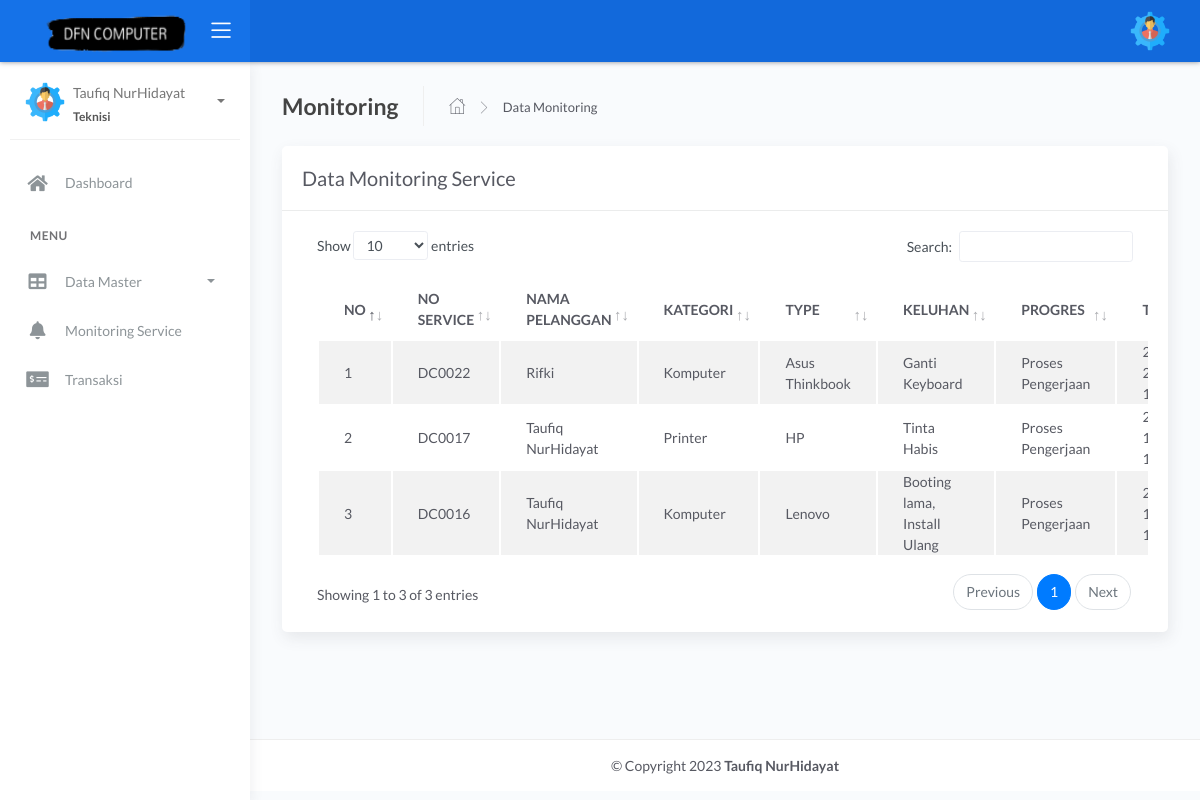
Before: /admin/teknisi/monitoring_service.php (signed in) with the older database file.
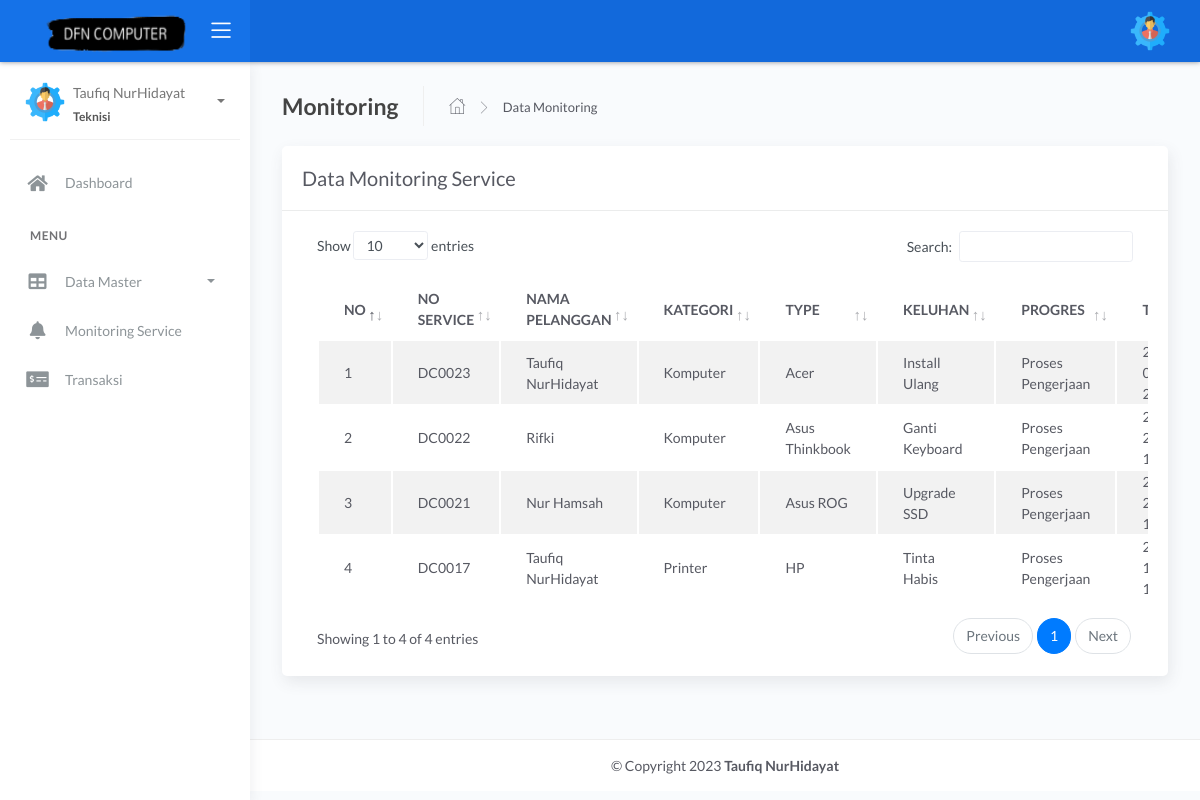
After: the same page with the newer database file.
### tables this page shows
CREATE TABLE `service` (
  `no_service` int(11) NOT NULL,
  `id_pelanggan` int(11) NOT NULL,
  `kategori` varchar(255) NOT NULL,
  `type` varchar(255) NOT NULL,
  `keluhan` text NOT NULL,
  `tanggal` datetime DEFAULT current_timestamp(),
  `progres` varchar(255) NOT NULL,
  `keterangan` varchar(255) NOT NULL
);

CREATE TABLE `pelanggan` (
  `id_pelanggan` int(10) NOT NULL,
  `nama` varchar(100) NOT NULL,
  `password` varchar(100) NOT NULL,
  `hp` varchar(25) NOT NULL,
  `email` varchar(100) NOT NULL,
  `jk` varchar(100) NOT NULL,
  `alamat` varchar(255) NOT NULL,
  `status` varchar(255) NOT NULL
);

### admin/teknisi/monitoring_service.php (the view, shortened to what this page needs)
<?php include 'header.php';
?>
<div class="main-panel">
    <div class="content">
        <div class="page-inner ">
            <div class="page-header">
                <h4 class="page-title">Monitoring</h4>
                <ul class="breadcrumbs">
                    <li class="nav-home">
                        <a href="index.php">
                            <i class="flaticon-home"></i>
                        </a>
                    </li>
                    <li class="separator">
                        <i class="flaticon-right-arrow"></i>
                    </li>
                    <li class="nav-item">
                        <a href="monitoring_service.php">Data Monitoring</a>
                    </li>
                </ul>
            </div>
            <div class="row ">
                <div class="col-md-12">
                    <div class="card">
                        <div class="card-header">
                            <div class="d-flex align-items-center">
                                <h1 class="card-title">Data Monitoring Service</h1>
                            </div>
                        </div>
                        <div class="card-body">
                            <div class="table-responsive">
                                <table id="tablemonitoring" class="display table table-striped table-hover">
                                    <thead>
                                        <tr>
                                            <th>NO</th>
                                            <th>NO SERVICE</th>
                                            <th>NAMA PELANGGAN</th>
                                            <th>KATEGORI</th>
                                            <th>TYPE</th>
                                            <th>KELUHAN</th>
                                            <th>PROGRES</th>
                                            <th>TANGGAL</th>
                                        </tr>
                                    </thead>
                                    <tbody>
                                        <?php
                                        include '../../koneksi.php';
                                        $no = 1;
                                        $data = mysqli_query($koneksi, "SELECT * FROM service JOIN pelanggan on pelanggan.id_pelanggan = service.id_pelanggan WHERE progres IN ('Proses Pengerjaan') ORDER BY no_service DESC");
                                        while ($d = mysqli_fetch_array($data)) {
                                        ?>
                                            <tr>
                                                <td><?php echo $no++; ?></td>
                                                <td>DC00<?php echo $d['no_service']; ?></td>
                                                <td><?php echo $d['nama']; ?></td>
                                                <td><?php echo $d['kategori']; ?></td>
                                                <td><?php echo $d['type']; ?></td>
                                                <td><?php echo $d['keluhan']; ?></td>
                                                <td><?php echo $d['progres']; ?> </td>
                                                <td><?php echo $d['tanggal']; ?> </td>
                                                <td>
                                                <?php
                                            }
                                                ?>
                                                </td>
                                            </tr>
                                    </tbody>
                                </table>
                            </div>
                        </div>
                    </div>
                </div>
            </div>
        </div>
    </div>
    <?php include 'footer.php'; ?>
</div>

Changed rows visible on the page:
no longer on this page (row edited): service: no_service "16", id_pelanggan.nama "Taufiq NurHidayat", kategori "Komputer", type "Lenovo", keluhan "Booting lama, Install Ulang", progres "Proses Pengerjaan"
added service: no_service "23", id_pelanggan.nama "Taufiq NurHidayat", kategori "Komputer", type "Acer", keluhan "Install Ulang", progres "Proses Pengerjaan"
now on this page (row edited): service: no_service "21", id_pelanggan.nama "Nur Hamsah", kategori "Komputer", type "Asus ROG", keluhan "Upgrade SSD", progres "Proses Pengerjaan"
Other visible differences:
text written by a page script: "Show entries Search: Showing 1 to 3 of 3 entries Previous 1 Next" → "Show entries Search: Showing 1 to 4 of 4 entries Previous 1 Next"
